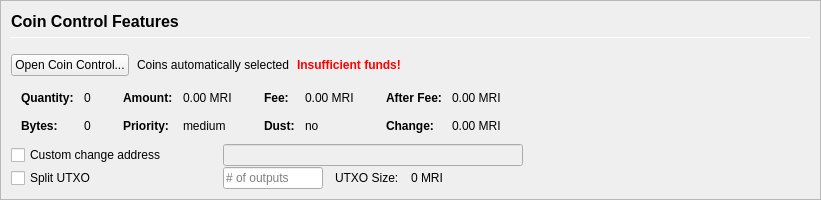
         <widget class="QFrame" name="frameCoinControl">
          <property name="sizePolicy">
           <sizepolicy hsizetype="Expanding" vsizetype="Expanding">
            <horstretch>0</horstretch>
            <verstretch>0</verstretch>
           </sizepolicy>
          </property>
          <property name="maximumSize">
           <size>
            <width>16777215</width>
            <height>16777215</height>
           </size>
          </property>
          <property name="frameShape">
           <enum>QFrame::StyledPanel</enum>
          </property>
          <property name="frameShadow">
           <enum>QFrame::Sunken</enum>
          </property>
          <layout class="QVBoxLayout" name="verticalLayoutCoinControl2">
           <property name="spacing">
            <number>0</number>
           </property>
           <property name="leftMargin">
            <number>0</number>
           </property>
           <property name="topMargin">
            <number>0</number>
           </property>
           <property name="rightMargin">
            <number>0</number>
           </property>
           <property name="bottomMargin">
            <number>0</number>
           </property>
           <item>
            <widget class="QFrame" name="frameCoinControl_BG">
             <layout class="QVBoxLayout" name="verticalLayoutCoinControl" stretch="0,0,0,0,0,0">
              <property name="spacing">
               <number>1</number>
              </property>
              <property name="leftMargin">
               <number>10</number>
              </property>
              <property name="topMargin">
               <number>10</number>
              </property>
              <item>
               <layout class="QHBoxLayout" name="horizontalLayoutCoinControl1">
                <property name="bottomMargin">
                 <number>15</number>
                </property>
                <item>
                 <layout class="QVBoxLayout" name="verticalLayout_3">
                  <property name="spacing">
                   <number>6</number>
                  </property>
                  <item>
                   <widget class="QLabel" name="labelCoinControlFeatures">
                    <property name="sizePolicy">
                     <sizepolicy hsizetype="Preferred" vsizetype="Maximum">
                      <horstretch>0</horstretch>
                      <verstretch>0</verstretch>
                     </sizepolicy>
                    </property>
                    <property name="minimumSize">
                     <size>
                      <width>0</width>
                      <height>20</height>
                     </size>
                    </property>
                    <property name="font">
                     <font>
                      <pointsize>12</pointsize>
                      <weight>75</weight>
                      <bold>true</bold>
                     </font>
                    </property>
                    <property name="styleSheet">
                     <string notr="true">font-weight:bold;</string>
                    </property>
                    <property name="text">
                     <string>Coin Control Features</string>
                    </property>
                   </widget>
                  </item>
                  <item>
                   <widget class="Line" name="line">
                    <property name="minimumSize">
                     <size>
                      <width>0</width>
                      <height>1</height>
                     </size>
                    </property>
                    <property name="maximumSize">
                     <size>
                      <width>16777215</width>
                      <height>1</height>
                     </size>
                    </property>
                    <property name="orientation">
                     <enum>Qt::Horizontal</enum>
                    </property>
                   </widget>
                  </item>
                 </layout>
                </item>
               </layout>
              </item>
              <item>
               <layout class="QHBoxLayout" name="horizontalLayoutCoinControl2" stretch="0,0,0,0">
                <property name="spacing">
                 <number>8</number>
                </property>
                <property name="bottomMargin">
                 <number>10</number>
                </property>
                <item>
                 <widget class="QPushButton" name="pushButtonCoinControl">
                  <property name="styleSheet">
                   <string notr="true"/>
                  </property>
                  <property name="text">
                   <string>Open Coin Control...</string>
                  </property>
                  <property name="autoDefault">
                   <bool>false</bool>
                  </property>
                 </widget>
                </item>
                <item>
                 <widget class="QLabel" name="labelCoinControlAutomaticallySelected">
                  <property name="text">
                   <string>Coins automatically selected</string>
                  </property>
                  <property name="margin">
                   <number>5</number>
                  </property>
                 </widget>
                </item>
                <item>
                 <widget class="QLabel" name="labelCoinControlInsuffFunds">
                  <property name="font">
                   <font>
                    <weight>75</weight>
                    <bold>true</bold>
                   </font>
                  </property>
                  <property name="styleSheet">
                   <string notr="true">color:red;font-weight:bold;</string>
                  </property>
                  <property name="text">
                   <string>Insufficient funds!</string>
                  </property>
                  <property name="margin">
                   <number>5</number>
                  </property>
                 </widget>
                </item>
                <item>
                 <spacer name="horizontalSpacerCoinControl">
                  <property name="orientation">
                   <enum>Qt::Horizontal</enum>
                  </property>
                  <property name="sizeHint" stdset="0">
                   <size>
                    <width>40</width>
                    <height>1</height>
                   </size>
                  </property>
                 </spacer>
                </item>
               </layout>
              </item>
              <item>
               <widget class="QWidget" name="widgetCoinControl" native="true">
                <property name="sizePolicy">
                 <sizepolicy hsizetype="Preferred" vsizetype="Preferred">
                  <horstretch>0</horstretch>
                  <verstretch>0</verstretch>
                 </sizepolicy>
                </property>
                <property name="minimumSize">
                 <size>
                  <width>0</width>
                  <height>0</height>
                 </size>
                </property>
                <property name="styleSheet">
                 <string notr="true"/>
                </property>
                <layout class="QHBoxLayout" name="horizontalLayoutCoinControl5">
                 <property name="leftMargin">
                  <number>0</number>
                 </property>
                 <property name="topMargin">
                  <number>0</number>
                 </property>
                 <property name="rightMargin">
                  <number>0</number>
                 </property>
                 <property name="bottomMargin">
                  <number>0</number>
                 </property>
                 <item>
                  <layout class="QHBoxLayout" name="horizontalLayoutCoinControl3" stretch="0,0,0,1">
                   <property name="spacing">
                    <number>20</number>
                   </property>
                   <property name="topMargin">
                    <number>0</number>
                   </property>
                   <property name="bottomMargin">
                    <number>10</number>
                   </property>
                   <item>
                    <layout class="QFormLayout" name="formLayoutCoinControl1">
                     <property name="horizontalSpacing">
                      <number>10</number>
                     </property>
                     <property name="verticalSpacing">
                      <number>14</number>
                     </property>
                     <property name="leftMargin">
                      <number>10</number>
                     </property>
                     <property name="topMargin">
                      <number>4</number>
                     </property>
                     <property name="rightMargin">
                      <number>6</number>
                     </property>
                     <item row="0" column="0">
                      <widget class="QLabel" name="labelCoinControlQuantityText">
                       <property name="font">
                        <font>
                         <weight>75</weight>
                         <bold>true</bold>
                        </font>
                       </property>
                       <property name="text">
                        <string>Quantity:</string>
                       </property>
                       <property name="margin">
                        <number>0</number>
                       </property>
                      </widget>
                     </item>
                     <item row="0" column="1">
                      <widget class="QLabel" name="labelCoinControlQuantity">
                       <property name="cursor">
                        <cursorShape>IBeamCursor</cursorShape>
                       </property>
                       <property name="contextMenuPolicy">
                        <enum>Qt::ActionsContextMenu</enum>
                       </property>
                       <property name="text">
                        <string notr="true">0</string>
                       </property>
                       <property name="margin">
                        <number>0</number>
                       </property>
                       <property name="textInteractionFlags">
                        <set>Qt::LinksAccessibleByMouse|Qt::TextSelectableByKeyboard|Qt::TextSelectableByMouse</set>
                       </property>
                      </widget>
                     </item>
                     <item row="1" column="0">
                      <widget class="QLabel" name="labelCoinControlBytesText">
                       <property name="font">
                        <font>
                         <weight>75</weight>
                         <bold>true</bold>
                        </font>
                       </property>
                       <property name="text">
                        <string>Bytes:</string>
                       </property>
                      </widget>
                     </item>
                     <item row="1" column="1">
                      <widget class="QLabel" name="labelCoinControlBytes">
                       <property name="cursor">
                        <cursorShape>IBeamCursor</cursorShape>
                       </property>
                       <property name="contextMenuPolicy">
                        <enum>Qt::ActionsContextMenu</enum>
                       </property>
                       <property name="text">
                        <string notr="true">0</string>
                       </property>
                       <property name="textInteractionFlags">
                        <set>Qt::LinksAccessibleByMouse|Qt::TextSelectableByKeyboard|Qt::TextSelectableByMouse</set>
                       </property>
                      </widget>
                     </item>
                    </layout>
                   </item>
                   <item>
                    <layout class="QFormLayout" name="formLayoutCoinControl2">
                     <property name="horizontalSpacing">
                      <number>10</number>
                     </property>
                     <property name="verticalSpacing">
                      <number>14</number>
                     </property>
                     <property name="leftMargin">
                      <number>6</number>
                     </property>
                     <property name="topMargin">
                      <number>4</number>
                     </property>
                     <property name="rightMargin">
                      <number>6</number>
                     </property>
                     <item row="0" column="0">
                      <widget class="QLabel" name="labelCoinControlAmountText">
                       <property name="font">
                        <font>
                         <weight>75</weight>
                         <bold>true</bold>
                        </font>
                       </property>
                       <property name="text">
                        <string>Amount:</string>
                       </property>
                       <property name="margin">
                        <number>0</number>
                       </property>
                      </widget>
                     </item>
                     <item row="0" column="1">
                      <widget class="QLabel" name="labelCoinControlAmount">
                       <property name="cursor">
                        <cursorShape>IBeamCursor</cursorShape>
                       </property>
                       <property name="contextMenuPolicy">
                        <enum>Qt::ActionsContextMenu</enum>
                       </property>
                       <property name="text">
                        <string notr="true">0.00 MRI</string>
                       </property>
                       <property name="textInteractionFlags">
                        <set>Qt::LinksAccessibleByMouse|Qt::TextSelectableByKeyboard|Qt::TextSelectableByMouse</set>
                       </property>
                      </widget>
                     </item>
                     <item row="1" column="0">
                      <widget class="QLabel" name="labelCoinControlPriorityText">
                       <property name="font">
                        <font>
                         <weight>75</weight>
                         <bold>true</bold>
                        </font>
                       </property>
                       <property name="text">
                        <string>Priority:</string>
                       </property>
                      </widget>
                     </item>
                     <item row="1" column="1">
                      <widget class="QLabel" name="labelCoinControlPriority">
                       <property name="cursor">
                        <cursorShape>IBeamCursor</cursorShape>
                       </property>
                       <property name="contextMenuPolicy">
                        <enum>Qt::ActionsContextMenu</enum>
                       </property>
                       <property name="text">
                        <string>medium</string>
                       </property>
                       <property name="textInteractionFlags">
                        <set>Qt::LinksAccessibleByMouse|Qt::TextSelectableByKeyboard|Qt::TextSelectableByMouse</set>
                       </property>
                      </widget>
                     </item>
                    </layout>
                   </item>
                   <item>
                    <layout class="QFormLayout" name="formLayoutCoinControl3">
                     <property name="horizontalSpacing">
                      <number>10</number>
                     </property>
                     <property name="verticalSpacing">
                      <number>14</number>
                     </property>
                     <property name="leftMargin">
                      <number>6</number>
                     </property>
                     <property name="topMargin">
                      <number>4</number>
                     </property>
                     <property name="rightMargin">
                      <number>6</number>
                     </property>
                     <item row="0" column="0">
                      <widget class="QLabel" name="labelCoinControlFeeText">
                       <property name="font">
                        <font>
                         <weight>75</weight>
                         <bold>true</bold>
                        </font>
                       </property>
                       <property name="text">
                        <string>Fee:</string>
                       </property>
                       <property name="margin">
                        <number>0</number>
                       </property>
                      </widget>
                     </item>
                     <item row="0" column="1">
                      <widget class="QLabel" name="labelCoinControlFee">
                       <property name="cursor">
                        <cursorShape>IBeamCursor</cursorShape>
                       </property>
                       <property name="contextMenuPolicy">
                        <enum>Qt::ActionsContextMenu</enum>
                       </property>
                       <property name="text">
                        <string notr="true">0.00 MRI</string>
                       </property>
                       <property name="textInteractionFlags">
                        <set>Qt::LinksAccessibleByMouse|Qt::TextSelectableByKeyboard|Qt::TextSelectableByMouse</set>
                       </property>
                      </widget>
                     </item>
                     <item row="1" column="0">
                      <widget class="QLabel" name="labelCoinControlLowOutputText">
                       <property name="font">
                        <font>
                         <weight>75</weight>
                         <bold>true</bold>
                        </font>
                       </property>
                       <property name="text">
                        <string>Dust:</string>
                       </property>
                      </widget>
                     </item>
                     <item row="1" column="1">
                      <widget class="QLabel" name="labelCoinControlLowOutput">
                       <property name="cursor">
                        <cursorShape>IBeamCursor</cursorShape>
                       </property>
                       <property name="contextMenuPolicy">
                        <enum>Qt::ActionsContextMenu</enum>
                       </property>
                       <property name="text">
                        <string>no</string>
                       </property>
                       <property name="textInteractionFlags">
                        <set>Qt::LinksAccessibleByMouse|Qt::TextSelectableByKeyboard|Qt::TextSelectableByMouse</set>
                       </property>
                      </widget>
                     </item>
                    </layout>
                   </item>
                   <item>
                    <layout class="QFormLayout" name="formLayoutCoinControl4">
                     <property name="horizontalSpacing">
                      <number>10</number>
                     </property>
                     <property name="verticalSpacing">
                      <number>14</number>
                     </property>
                     <property name="leftMargin">
                      <number>6</number>
                     </property>
                     <property name="topMargin">
                      <number>4</number>
                     </property>
                     <property name="rightMargin">
                      <number>6</number>
                     </property>
                     <item row="0" column="0">
                      <widget class="QLabel" name="labelCoinControlAfterFeeText">
                       <property name="font">
                        <font>
                         <weight>75</weight>
                         <bold>true</bold>
                        </font>
                       </property>
                       <property name="text">
                        <string>After Fee:</string>
                       </property>
                       <property name="margin">
                        <number>0</number>
                       </property>
                      </widget>
                     </item>
                     <item row="0" column="1">
                      <widget class="QLabel" name="labelCoinControlAfterFee">
                       <property name="cursor">
                        <cursorShape>IBeamCursor</cursorShape>
                       </property>
                       <property name="contextMenuPolicy">
                        <enum>Qt::ActionsContextMenu</enum>
                       </property>
                       <property name="text">
                        <string notr="true">0.00 MRI</string>
                       </property>
                       <property name="textInteractionFlags">
                        <set>Qt::LinksAccessibleByMouse|Qt::TextSelectableByKeyboard|Qt::TextSelectableByMouse</set>
                       </property>
                      </widget>
                     </item>
                     <item row="1" column="0">
                      <widget class="QLabel" name="labelCoinControlChangeText">
                       <property name="font">
                        <font>
                         <weight>75</weight>
                         <bold>true</bold>
                        </font>
                       </property>
                       <property name="text">
                        <string>Change:</string>
                       </property>
                      </widget>
                     </item>
                     <item row="1" column="1">
                      <widget class="QLabel" name="labelCoinControlChange">
                       <property name="cursor">
                        <cursorShape>IBeamCursor</cursorShape>
                       </property>
                       <property name="contextMenuPolicy">
                        <enum>Qt::ActionsContextMenu</enum>
                       </property>
                       <property name="text">
                        <string notr="true">0.00 MRI</string>
                       </property>
                       <property name="textInteractionFlags">
                        <set>Qt::LinksAccessibleByMouse|Qt::TextSelectableByKeyboard|Qt::TextSelectableByMouse</set>
                       </property>
                      </widget>
                     </item>
                    </layout>
                   </item>
                  </layout>
                 </item>
                </layout>
               </widget>
              </item>
              <item>
               <layout class="QHBoxLayout" name="horizontalLayoutCoinControl4">
                <property name="spacing">
                 <number>12</number>
                </property>
                <property name="sizeConstraint">
                 <enum>QLayout::SetDefaultConstraint</enum>
                </property>
                <property name="topMargin">
                 <number>0</number>
                </property>
                <property name="rightMargin">
                 <number>0</number>
                </property>
                <item>
                 <widget class="QCheckBox" name="checkBoxCoinControlChange">
                  <property name="sizePolicy">
                   <sizepolicy hsizetype="Preferred" vsizetype="Preferred">
                    <horstretch>0</horstretch>
                    <verstretch>0</verstretch>
                   </sizepolicy>
                  </property>
                  <property name="minimumSize">
                   <size>
                    <width>200</width>
                    <height>0</height>
                   </size>
                  </property>
                  <property name="maximumSize">
                   <size>
                    <width>200</width>
                    <height>16777215</height>
                   </size>
                  </property>
                  <property name="toolTip">
                   <string>If this is activated, but the change address is empty or invalid, change will be sent to a newly generated address.</string>
                  </property>
                  <property name="text">
                   <string>Custom change address</string>
                  </property>
                 </widget>
                </item>
                <item>
                 <widget class="QValidatedLineEdit" name="lineEditCoinControlChange">
                  <property name="enabled">
                   <bool>false</bool>
                  </property>
                  <property name="sizePolicy">
                   <sizepolicy hsizetype="Preferred" vsizetype="Preferred">
                    <horstretch>0</horstretch>
                    <verstretch>0</verstretch>
                   </sizepolicy>
                  </property>
                  <property name="minimumSize">
                   <size>
                    <width>300</width>
                    <height>0</height>
                   </size>
                  </property>
                 </widget>
                </item>
                <item>
                 <widget class="QLabel" name="labelCoinControlChangeLabel">
                  <property name="sizePolicy">
                   <sizepolicy hsizetype="Preferred" vsizetype="Preferred">
                    <horstretch>0</horstretch>
                    <verstretch>0</verstretch>
                   </sizepolicy>
                  </property>
                  <property name="minimumSize">
                   <size>
                    <width>100</width>
                    <height>0</height>
                   </size>
                  </property>
                  <property name="text">
                   <string/>
                  </property>
                  <property name="margin">
                   <number>3</number>
                  </property>
                 </widget>
                </item>
               </layout>
              </item>
              <item>
               <layout class="QHBoxLayout" name="horizontalLayoutCoinControl6">
                <property name="spacing">
                 <number>12</number>
                </property>
                <property name="rightMargin">
                 <number>0</number>
                </property>
                <item>
                 <widget class="QCheckBox" name="splitBlockCheckBox">
                  <property name="sizePolicy">
                   <sizepolicy hsizetype="Preferred" vsizetype="Preferred">
                    <horstretch>0</horstretch>
                    <verstretch>0</verstretch>
                   </sizepolicy>
                  </property>
                  <property name="minimumSize">
                   <size>
                    <width>200</width>
                    <height>0</height>
                   </size>
                  </property>
                  <property name="maximumSize">
                   <size>
                    <width>200</width>
                    <height>16777215</height>
                   </size>
                  </property>
                  <property name="text">
                   <string>Split UTXO</string>
                  </property>
                 </widget>
                </item>
                <item>
                 <widget class="QLineEdit" name="splitBlockLineEdit">
                  <property name="sizePolicy">
                   <sizepolicy hsizetype="Preferred" vsizetype="Preferred">
                    <horstretch>50</horstretch>
                    <verstretch>0</verstretch>
                   </sizepolicy>
                  </property>
                  <property name="minimumSize">
                   <size>
                    <width>100</width>
                    <height>0</height>
                   </size>
                  </property>
                  <property name="maximumSize">
                   <size>
                    <width>100</width>
                    <height>16777215</height>
                   </size>
                  </property>
                  <property name="placeholderText">
                   <string># of outputs</string>
                  </property>
                 </widget>
                </item>
                <item>
                 <widget class="QLabel" name="labelBlockSizeText">
                  <property name="text">
                   <string>UTXO Size:</string>
                  </property>
                 </widget>
                </item>
                <item>
                 <widget class="QLabel" name="labelBlockSize">
                  <property name="text">
                   <string>0 MRI</string>
                  </property>
                 </widget>
                </item>
                <item>
                 <spacer name="horizontalSpacer_7">
                  <property name="orientation">
                   <enum>Qt::Horizontal</enum>
                  </property>
                  <property name="sizeHint" stdset="0">
                   <size>
                    <width>40</width>
                    <height>20</height>
                   </size>
                  </property>
                 </spacer>
                </item>
               </layout>
              </item>
              <item>
               <spacer name="verticalSpacerCoinControl">
                <property name="orientation">
                 <enum>Qt::Vertical</enum>
                </property>
                <property name="sizeHint" stdset="0">
                 <size>
                  <width>800</width>
                  <height>1</height>
                 </size>
                </property>
               </spacer>
              </item>
             </layout>
            </widget>
           </item>
          </layout>
         </widget>
